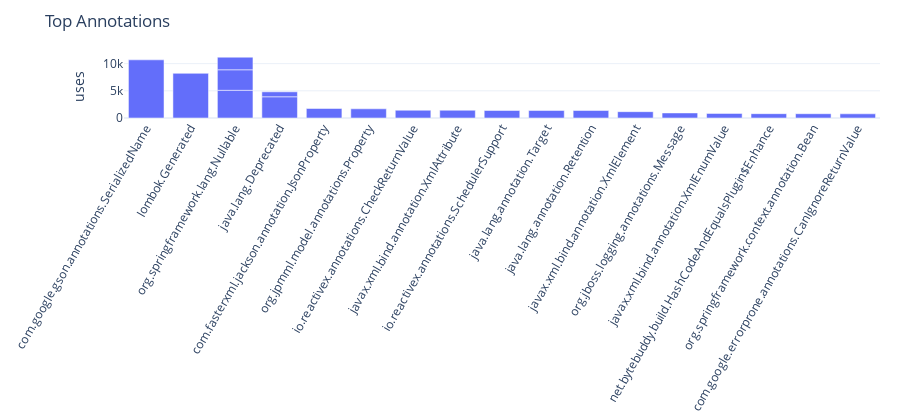
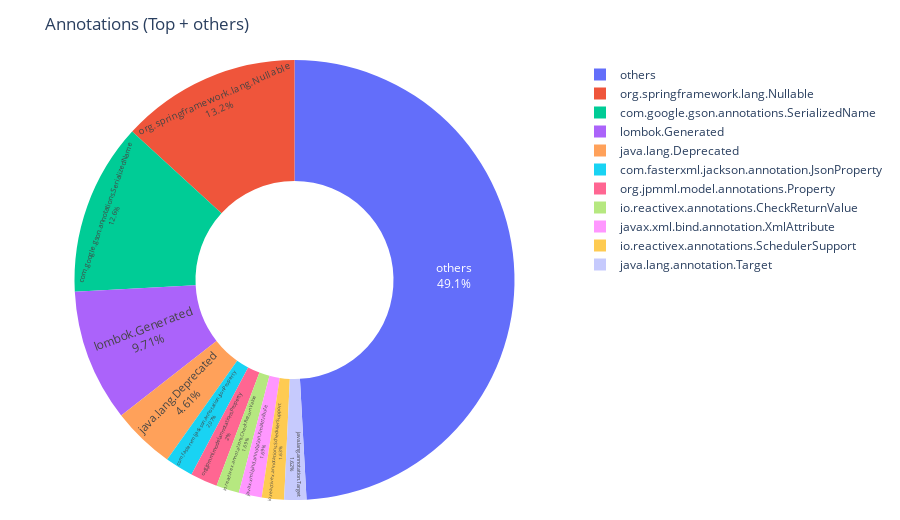

Notebook code cell kept with these figures, in order:
### Markdown cell above
## 1) Annotations

### Code cell
# Overall top annotations
if not df_annotations.empty:
    ann_col = pick_first(df_annotations, ['annotation','Annotation','AnnotationName'], None) or pick_first(df_annotations, [], 'text')
    cnt_col = pick_first(df_annotations, ['count','occurrences','uses'], None) or pick_first(df_annotations, [], 'numeric')
    if ann_col and cnt_col:
        top = df_annotations.sort_values(cnt_col, ascending=False).head(20)
        bar_smart_clean(top, ann_col, cnt_col, 'Top Annotations', 'uses')
        pie_top_donut(df_annotations, ann_col, cnt_col, 'Annotations (Top + others)')
    else:
        print('[info] AnnotatedCodeElements: required columns not found.')
else:
    print('[info] AnnotatedCodeElements.csv not found or empty.')

### Figure 1 — Plotly figure (JSON) as saved in the notebook; plotly's stock layout.template omitted (floating-point values rounded to 4 significant figures)
{"data": [{"hovertemplate": "=%{x}<br>uses=%{y}<extra></extra>", "legendgroup": "", "marker": {"color": "#636efa", "pattern": {"shape": ""}}, "name": "", "orientation": "v", "showlegend": false, "textposition": "auto", "type": "bar", "x": ["com.google.gson.annotations.SerializedName", "lombok.Generated", "org.springframework.lang.Nullable", "java.lang.Deprecated", "org.springframework.lang.Nullable", "org.springframework.lang.Nullable", "com.fasterxml.jackson.annotation.JsonProperty", "org.jpmml.model.annotations.Property", "io.reactivex.annotations.CheckReturnValue", "javax.xml.bind.annotation.XmlAttribute", "io.reactivex.annotations.SchedulerSupport", "java.lang.annotation.Target", "java.lang.annotation.Retention", "javax.xml.bind.annotation.XmlElement", "org.jboss.logging.annotations.Message", "java.lang.Deprecated", "javax.xml.bind.annotation.XmlEnumValue", "net.bytebuddy.build.HashCodeAndEqualsPlugin$Enhance", "org.springframework.context.annotation.Bean", "com.google.errorprone.annotations.CanIgnoreReturnValue"], "xaxis": "x", "y": [10700.0, 8214.0, 5097.0, 3903.0, 3772.0, 2313.0, 1750.0, 1689.0, 1429.0, 1428.0, 1382.0, 1375.0, 1373.0, 1162.0, 931.0, 912.0, 843.0, 795.0, 785.0, 769.0], "yaxis": "y"}], "layout": {"barmode": "relative", "height": 420, "legend": {"tracegroupgap": 0}, "margin": {"b": 40, "l": 20, "r": 20, "t": 60}, "title": {"text": "Top Annotations"}, "xaxis": {"anchor": "y", "domain": [0, 1], "tickangle": -60, "title": {"text": ""}}, "yaxis": {"anchor": "x", "domain": [0, 1], "title": {"text": "uses"}}}}

### Figure 2 — Plotly figure (JSON) as saved in the notebook; plotly's stock layout.template omitted (floating-point values rounded to 4 significant figures)
{"data": [{"domain": {"x": [0, 1], "y": [0, 1]}, "hole": 0.45, "hovertemplate": "annotationName=%{label}<br>numberOfAnnotatedElements=%{value}<extra></extra>", "labels": ["com.google.gson.annotations.SerializedName", "lombok.Generated", "org.springframework.lang.Nullable", "java.lang.Deprecated", "org.springframework.lang.Nullable", "org.springframework.lang.Nullable", "com.fasterxml.jackson.annotation.JsonProperty", "org.jpmml.model.annotations.Property", "io.reactivex.annotations.CheckReturnValue", "javax.xml.bind.annotation.XmlAttribute", "io.reactivex.annotations.SchedulerSupport", "java.lang.annotation.Target", "others"], "legendgroup": "", "name": "", "showlegend": true, "textinfo": "percent+label", "textposition": "inside", "type": "pie", "values": [10700.0, 8214.0, 5097.0, 3903.0, 3772.0, 2313.0, 1750.0, 1689.0, 1429.0, 1428.0, 1382.0, 1375.0, 41570.0]}], "layout": {"height": 520, "legend": {"tracegroupgap": 0}, "margin": {"b": 20, "l": 20, "r": 20, "t": 60}, "title": {"text": "Annotations (Top + others)"}}}
